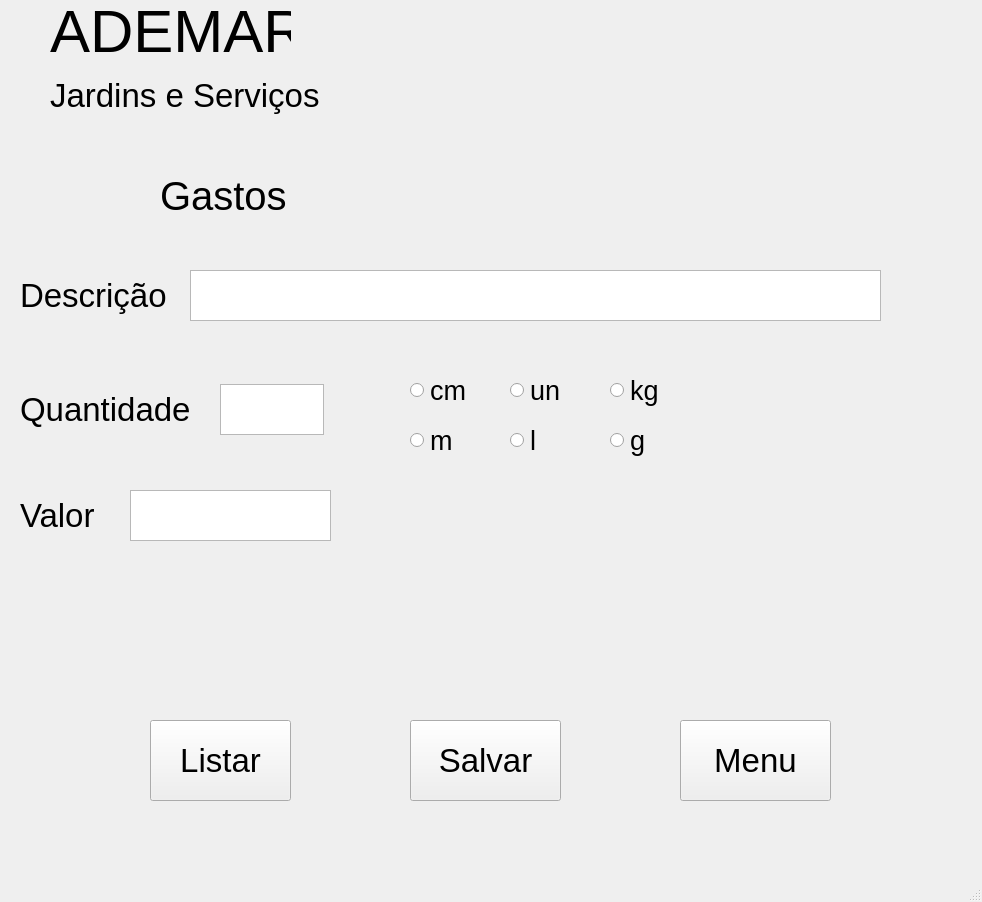
<?xml version="1.0" encoding="UTF-8"?>
<ui version="4.0">
 <class>MainWindow</class>
 <widget class="QMainWindow" name="MainWindow">
  <property name="geometry">
   <rect>
    <x>0</x>
    <y>0</y>
    <width>982</width>
    <height>902</height>
   </rect>
  </property>
  <property name="windowTitle">
   <string>MainWindow</string>
  </property>
  <widget class="QWidget" name="centralwidget">
   <widget class="QLabel" name="label_3">
    <property name="geometry">
     <rect>
      <x>160</x>
      <y>170</y>
      <width>171</width>
      <height>51</height>
     </rect>
    </property>
    <property name="font">
     <font>
      <pointsize>30</pointsize>
     </font>
    </property>
    <property name="text">
     <string>Gastos</string>
    </property>
   </widget>
   <widget class="QLabel" name="label_2">
    <property name="geometry">
     <rect>
      <x>50</x>
      <y>60</y>
      <width>281</width>
      <height>71</height>
     </rect>
    </property>
    <property name="font">
     <font>
      <pointsize>25</pointsize>
     </font>
    </property>
    <property name="text">
     <string>Jardins e Serviços</string>
    </property>
   </widget>
   <widget class="QLabel" name="label_4">
    <property name="geometry">
     <rect>
      <x>20</x>
      <y>270</y>
      <width>191</width>
      <height>51</height>
     </rect>
    </property>
    <property name="font">
     <font>
      <pointsize>25</pointsize>
     </font>
    </property>
    <property name="text">
     <string>Descrição</string>
    </property>
   </widget>
   <widget class="QLabel" name="label_5">
    <property name="geometry">
     <rect>
      <x>20</x>
      <y>490</y>
      <width>171</width>
      <height>51</height>
     </rect>
    </property>
    <property name="font">
     <font>
      <pointsize>25</pointsize>
     </font>
    </property>
    <property name="text">
     <string>Valor</string>
    </property>
   </widget>
   <widget class="QLabel" name="label_6">
    <property name="geometry">
     <rect>
      <x>20</x>
      <y>384</y>
      <width>191</width>
      <height>51</height>
     </rect>
    </property>
    <property name="font">
     <font>
      <pointsize>25</pointsize>
     </font>
    </property>
    <property name="text">
     <string>Quantidade</string>
    </property>
   </widget>
   <widget class="QRadioButton" name="radioButton">
    <property name="geometry">
     <rect>
      <x>610</x>
      <y>370</y>
      <width>61</width>
      <height>41</height>
     </rect>
    </property>
    <property name="font">
     <font>
      <pointsize>20</pointsize>
     </font>
    </property>
    <property name="text">
     <string>kg</string>
    </property>
   </widget>
   <widget class="QPushButton" name="pushButton">
    <property name="geometry">
     <rect>
      <x>150</x>
      <y>720</y>
      <width>141</width>
      <height>81</height>
     </rect>
    </property>
    <property name="font">
     <font>
      <pointsize>25</pointsize>
     </font>
    </property>
    <property name="text">
     <string>Listar</string>
    </property>
   </widget>
   <widget class="QTextEdit" name="textEdit_2">
    <property name="geometry">
     <rect>
      <x>220</x>
      <y>384</y>
      <width>104</width>
      <height>51</height>
     </rect>
    </property>
    <property name="font">
     <font>
      <pointsize>14</pointsize>
     </font>
    </property>
   </widget>
   <widget class="QRadioButton" name="radioButton_4">
    <property name="geometry">
     <rect>
      <x>510</x>
      <y>420</y>
      <width>61</width>
      <height>41</height>
     </rect>
    </property>
    <property name="font">
     <font>
      <pointsize>20</pointsize>
     </font>
    </property>
    <property name="text">
     <string>l</string>
    </property>
   </widget>
   <widget class="QLabel" name="label">
    <property name="geometry">
     <rect>
      <x>50</x>
      <y>0</y>
      <width>241</width>
      <height>61</height>
     </rect>
    </property>
    <property name="font">
     <font>
      <pointsize>45</pointsize>
     </font>
    </property>
    <property name="text">
     <string>ADEMAR</string>
    </property>
   </widget>
   <widget class="QPushButton" name="pushButton_2">
    <property name="geometry">
     <rect>
      <x>410</x>
      <y>720</y>
      <width>151</width>
      <height>81</height>
     </rect>
    </property>
    <property name="font">
     <font>
      <pointsize>25</pointsize>
     </font>
    </property>
    <property name="text">
     <string>Salvar</string>
    </property>
   </widget>
   <widget class="QRadioButton" name="radioButton_5">
    <property name="geometry">
     <rect>
      <x>510</x>
      <y>370</y>
      <width>71</width>
      <height>41</height>
     </rect>
    </property>
    <property name="font">
     <font>
      <pointsize>20</pointsize>
     </font>
    </property>
    <property name="text">
     <string>un</string>
    </property>
   </widget>
   <widget class="QRadioButton" name="radioButton_6">
    <property name="geometry">
     <rect>
      <x>610</x>
      <y>420</y>
      <width>41</width>
      <height>41</height>
     </rect>
    </property>
    <property name="font">
     <font>
      <pointsize>20</pointsize>
     </font>
    </property>
    <property name="text">
     <string>g</string>
    </property>
   </widget>
   <widget class="QTextEdit" name="textEdit">
    <property name="geometry">
     <rect>
      <x>190</x>
      <y>270</y>
      <width>691</width>
      <height>51</height>
     </rect>
    </property>
    <property name="font">
     <font>
      <pointsize>14</pointsize>
     </font>
    </property>
   </widget>
   <widget class="QRadioButton" name="radioButton_2">
    <property name="geometry">
     <rect>
      <x>410</x>
      <y>420</y>
      <width>51</width>
      <height>41</height>
     </rect>
    </property>
    <property name="font">
     <font>
      <pointsize>20</pointsize>
     </font>
    </property>
    <property name="text">
     <string>m</string>
    </property>
   </widget>
   <widget class="QTextEdit" name="textEdit_3">
    <property name="geometry">
     <rect>
      <x>130</x>
      <y>490</y>
      <width>201</width>
      <height>51</height>
     </rect>
    </property>
    <property name="font">
     <font>
      <pointsize>14</pointsize>
     </font>
    </property>
   </widget>
   <widget class="QRadioButton" name="radioButton_3">
    <property name="geometry">
     <rect>
      <x>410</x>
      <y>370</y>
      <width>71</width>
      <height>41</height>
     </rect>
    </property>
    <property name="font">
     <font>
      <pointsize>20</pointsize>
     </font>
    </property>
    <property name="text">
     <string>cm</string>
    </property>
   </widget>
   <widget class="QPushButton" name="pushButton_3">
    <property name="geometry">
     <rect>
      <x>680</x>
      <y>720</y>
      <width>151</width>
      <height>81</height>
     </rect>
    </property>
    <property name="font">
     <font>
      <pointsize>25</pointsize>
     </font>
    </property>
    <property name="text">
     <string>Menu</string>
    </property>
   </widget>
  </widget>
  <widget class="QStatusBar" name="statusbar"/>
 </widget>
 <resources/>
 <connections/>
</ui>
